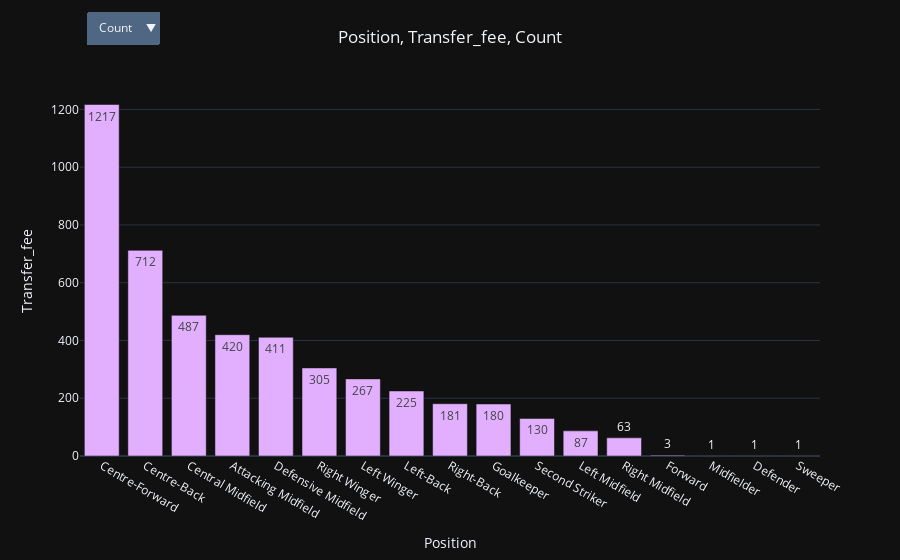

Write notebook code for a chart like this one.
### Markdown cell above
## Position

### Code cell
# Number of transfer by postion
# Mean and sum of transfer fees 

# Centre Forward are the most traded players ! 
# Left and Right winger are more expenseive :)
barchart_cms(df, "Position", 17, "Transfer_fee")

### Figure 1 — Plotly figure (JSON) as saved in the notebook; plotly's stock layout.template omitted (floating-point values rounded to 4 significant figures)
{"data": [{"alignmentgroup": "True", "hovertemplate": "Position=%{x}<br>Transfer_fee=%{y}<extra></extra>", "legendgroup": "", "marker": {"color": "#E1AFFD", "pattern": {"shape": ""}}, "name": "", "offsetgroup": "", "orientation": "v", "showlegend": false, "textposition": "auto", "texttemplate": "%{y}", "type": "bar", "x": ["Centre-Forward", "Centre-Back", "Central Midfield", "Attacking Midfield", "Defensive Midfield", "Right Winger", "Left Winger", "Left-Back", "Right-Back", "Goalkeeper", "Second Striker", "Left Midfield", "Right Midfield", "Forward", "Midfielder", "Defender", "Sweeper"], "xaxis": "x", "y": [1217, 712, 487, 420, 411, 305, 267, 225, 181, 180, 130, 87, 63, 3, 1, 1, 1], "yaxis": "y"}], "layout": {"autosize": true, "barmode": "relative", "legend": {"tracegroupgap": 0}, "margin": {"t": 60}, "title": {"text": "Position, Transfer_fee, Count", "x": 0.5}, "updatemenus": [{"active": 0, "buttons": [{"args": [{"x": [["Centre-Forward", "Centre-Back", "Central Midfield", "Attacking Midfield", "Defensive Midfield", "Right Winger", "Left Winger", "Left-Back", "Right-Back", "Goalkeeper", "Second Striker", "Left Midfield", "Right Midfield", "Forward", "Midfielder", "Defender", "Sweeper"]], "y": [[1217, 712, 487, 420, 411, 305, 267, 225, 181, 180, 130, 87, 63, 3, 1, 1, 1]]}, {"title": "Position, Transfer_fee, Count"}], "label": "Count", "method": "update"}, {"args": [{"x": [["Left Winger", "Right Winger", "Central Midfield", "Attacking Midfield", "Centre-Forward", "Defensive Midfield", "Second Striker", "Centre-Back", "Right-Back", "Left-Back", "Goalkeeper", "Right Midfield", "Left Midfield", "Sweeper", "Forward", "Defender", "Midfielder"]], "y": [[12.9, 11.93, 10.1, 9.881, 9.597, 8.992, 8.79, 8.449, 8.254, 7.719, 7.623, 7.404, 6.717, 2.25, 2.2, 2, 1.13]]}, {"title": "Position, Transfer_fee, Mean"}], "label": "Mean", "method": "update"}, {"args": [{"x": [["Centre-Forward", "Centre-Back", "Central Midfield", "Attacking Midfield", "Defensive Midfield", "Right Winger", "Left Winger", "Left-Back", "Right-Back", "Goalkeeper", "Second Striker", "Left Midfield", "Right Midfield", "Forward", "Sweeper", "Defender", "Midfielder"]], "y": [[11680.0, 6016.0, 4917.0, 4150.0, 3696.0, 3639.0, 3446.0, 1737.0, 1494.0, 1372.0, 1143.0, 584.4, 466.5, 6.6, 2.25, 2, 1.13]]}, {"title": "Position, Transfer_fee, Sum"}], "label": "Sum", "method": "update"}], "direction": "down", "showactive": true, "x": 0.01, "xanchor": "left", "y": 1.2, "yanchor": "top"}], "xaxis": {"anchor": "y", "autorange": true, "domain": [0, 1], "range": [-0.5, 16.5], "title": {"text": "Position"}, "type": "category"}, "yaxis": {"anchor": "x", "autorange": true, "domain": [0, 1], "range": [0, 1281.0], "title": {"text": "Transfer_fee"}, "type": "linear"}}}
